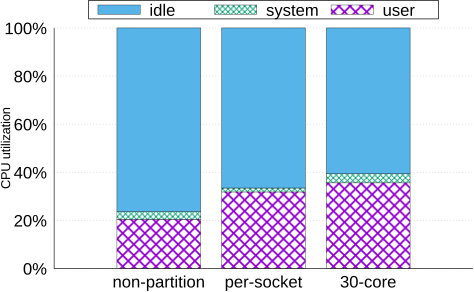

Reproduce this figure in gnuplot.
set font "arial,12" 
set border 3 front lt black linewidth 0.500 dashtype solid
set boxwidth 0.80 absolute
set style fill   pattern 1 border lt -1
#set style fill  solid 1.00 border lt -1
set grid nopolar
set grid noxtics nomxtics ytics nomytics noztics nomztics \
 nox2tics nomx2tics noy2tics nomy2tics nocbtics nomcbtics
set grid layerdefault   lt 0 linewidth 0.600,  lt 0 linewidth 0.600
set key above horizontal Left reverse enhanced autotitle columnhead box lt black linewidth 2.000 dashtype solid font "arial,18" 
set style histogram columnstacked title textcolor lt 1 
set datafile missing '-'
set style data histograms
set xtics border in scale 1,0.5 nomirror norotate font "arial,18" autojustify
#set xtics rotate by -45
set xtics  norangelimit
set xtics   ()
set ytics border in scale 0,0 mirror norotate  autojustify font "arial,18"
set ylabel "CPU utilization"  font "arial,14"
set ztics border in scale 0,0 nomirror norotate  autojustify
set cbtics border in scale 0,0 mirror norotate  autojustify
set rtics axis in scale 0,0 nomirror norotate  autojustify
set paxis 1 tics border in scale 0,0 nomirror norotate  autojustify
set paxis 1 tics autofreq  rangelimit
set paxis 2 tics border in scale 0,0 nomirror norotate  autojustify
set paxis 2 tics autofreq  rangelimit
set paxis 3 tics border in scale 0,0 nomirror norotate  autojustify
set paxis 3 tics autofreq  rangelimit
set paxis 4 tics border in scale 0,0 nomirror norotate  autojustify
set paxis 4 tics autofreq  rangelimit
set paxis 5 tics border in scale 0,0 nomirror norotate  autojustify
set paxis 5 tics autofreq  rangelimit
set paxis 6 tics border in scale 0,0 nomirror norotate  autojustify
set paxis 6 tics autofreq  rangelimit
set paxis 7 tics border in scale 0,0 nomirror norotate  autojustify
set paxis 7 tics autofreq  rangelimit
#set yrange [ 0.00 : * ] noreverse nowriteback
x = 0.0
i = 20

set yrange [0:100] 
set format y '%2.0f%%

set output 'grep_cpuutils_docker.eps'
set term eps
plot './data/grep_cpuutils_docker.data' using 2 ti col, '' using 3 ti col, '' \
		using 4 ti col, '' using 5 ti col, '' using 6:key(1) ti col
